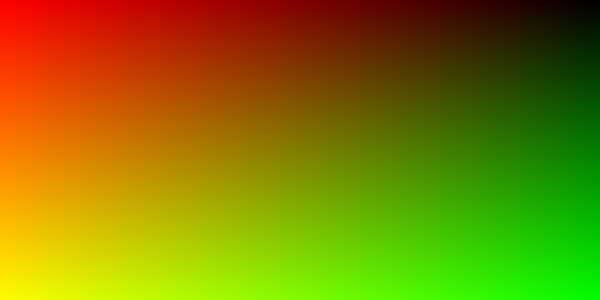
Frame 1 (no input)
Frame 60 (the mouse pressed at the canvas centre just before this capture): identical to frame 1, image omitted
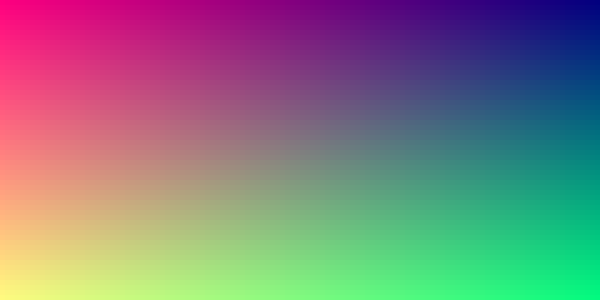
Frame 120 (the mouse held since frame 60 and released just before this capture)

The Processing sketch that drew these frames (run headless with seeded random() and noise(); from frame 60 on, the mouse is pressed at the canvas centre):

// Processing sketch: hmwk_example3
// ── hmwk_example3.pde
//we will be drawing a canvas full of colorful cubes
//altogether they will look like a gradient
//first we creat three floats for the color RGB parameters
float r,g,b;
//because we want to be able to manipulate the color based on the canvas position

void setup(){
  size(600,300);//setting up the size
  background(255); //White background
}

void draw(){
  //we are telling the computer to create a grid of colorful boxes
  // for every column(x), draw a rectangle on every row(y) that's spaced out by 5
  for ( int x = 0; x< width; x+=5){
    for (int y = 0 ; y < height; y+=5){
      r = map(x,0,width, 255,0); // from 0 to width on the x axis, the closer to the 0, the larger the R value
      g = map(y,0,height, 0,255); // from 0 to height on the y axis, the closer to the 0, the smaller the R value
      b = map(mouseX,0,width,0,255); // we use mouseX position to determine the B value. It changes based on where your mouse is on the X axis.
      //now we assign the three variables to fill() function to give rectangles color
      fill(r,g,b); //give rectangle colors
      noStroke(); //shapes have no stroke line
      rect(x,y,5,5);
    }
  }
}
